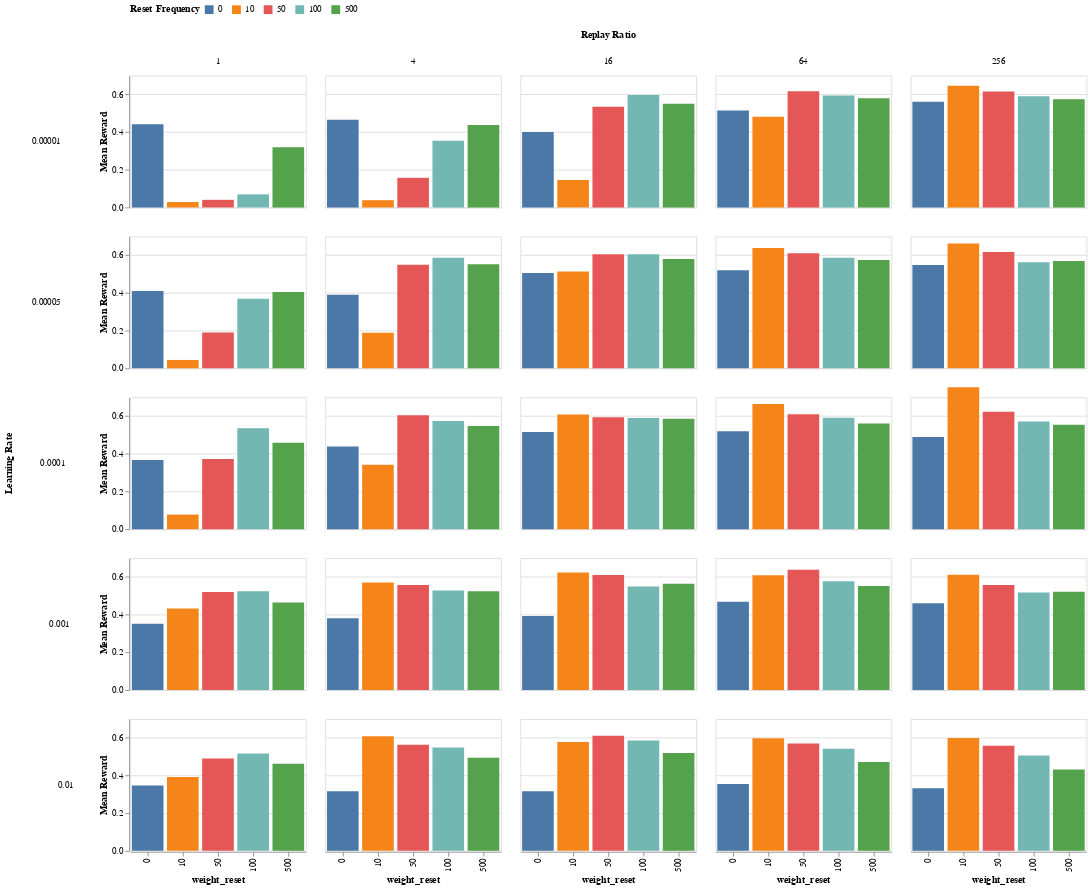

Write notebook code for a chart like this one.
### Code cell
# Alternative way to see full grid search at once. couldnt figure out how to overlay text
alt.Chart(df[df['model'] == 1].groupby(['weight_reset', 'learning_rate', 'replay_ratio']).mean().reset_index(), width=200, height=150).mark_bar().encode(
    alt.Y('reward:Q', title='Mean Reward', scale=alt.Scale(domain=[0, 0.7])),
    alt.X("weight_reset:N"),
    alt.Color("weight_reset:N").title("Reset Frequency").legend(orient="top", titleOrient="left"),
    alt.Row("learning_rate:Q").title("Learning Rate").header(labelAngle=0),
    alt.Column("replay_ratio:N").title("Replay Ratio"),
)

### Figure 1 — Vega-Lite specification as saved in the notebook (floating-point values rounded to 4 significant figures)
{"config": {"view": {"continuousWidth": 300, "continuousHeight": 300}}, "data": {"name": "data-943387713d430c91d5370a2561a7a8be"}, "mark": {"type": "bar"}, "encoding": {"color": {"field": "weight_reset", "legend": {"orient": "top", "titleOrient": "left"}, "title": "Reset Frequency", "type": "nominal"}, "column": {"field": "replay_ratio", "title": "Replay Ratio", "type": "nominal"}, "row": {"field": "learning_rate", "header": {"labelAngle": 0}, "title": "Learning Rate", "type": "quantitative"}, "x": {"field": "weight_reset", "type": "nominal"}, "y": {"field": "reward", "scale": {"domain": [0, 0.7]}, "title": "Mean Reward", "type": "quantitative"}}, "height": 150, "width": 200, "$schema": "https://vega.github.io/schema/vega-lite/v5.16.3.json", "datasets": {"data-943387713d430c91d5370a2561a7a8be": [{"weight_reset": 0, "learning_rate": 1e-05, "replay_ratio": 1, "episode": 500.5, "map": 0.799, "reward": 0.4413, "q_left": 0.2307, "q_down": 0.2609, "q_right": 0.2775, "q_up": 0.2308, "model": 1.0, "trial": 49.5, "batch_size": 16.0}, {"weight_reset": 0, "learning_rate": 1e-05, "replay_ratio": 4, "episode": 500.5, "map": 0.799, "reward": 0.4658, "q_left": 0.1743, "q_down": 0.3038, "q_right": 0.3471, "q_up": 0.1748, "model": 1.0, "trial": 49.5, "batch_size": 16.0}, {"weight_reset": 0, "learning_rate": 1e-05, "replay_ratio": 16, "episode": 500.5, "map": 0.799, "reward": 0.3999, "q_left": 0.1281, "q_down": 0.4315, "q_right": 0.3133, "q_up": 0.127, "model": 1.0, "trial": 49.5, "batch_size": 16.0}, {"weight_reset": 0, "learning_rate": 1e-05, "replay_ratio": 64, "episode": 500.5, "map": 0.799, "reward": 0.515, "q_left": 0.1098, "q_down": 0.4767, "q_right": 0.3205, "q_up": 0.09299, "model": 1.0, "trial": 49.5, "batch_size": 16.0}, {"weight_reset": 0, "learning_rate": 1e-05, "replay_ratio": 256, "episode": 500.5, "map": 0.799, "reward": 0.5609, "q_left": 0.1121, "q_down": 0.4909, "q_right": 0.3131, "q_up": 0.08386, "model": 1.0, "trial": 49.5, "batch_size": 16.0}, {"weight_reset": 0, "learning_rate": 5e-05, "replay_ratio": 1, "episode": 500.5, "map": 0.799, "reward": 0.4099, "q_left": 0.1708, "q_down": 0.3122, "q_right": 0.3469, "q_up": 0.1701, "model": 1.0, "trial": 49.5, "batch_size": 16.0}, {"weight_reset": 0, "learning_rate": 5e-05, "replay_ratio": 4, "episode": 500.5, "map": 0.799, "reward": 0.3911, "q_left": 0.1367, "q_down": 0.4265, "q_right": 0.2928, "q_up": 0.1439, "model": 1.0, "trial": 49.5, "batch_size": 16.0}, {"weight_reset": 0, "learning_rate": 5e-05, "replay_ratio": 16, "episode": 500.5, "map": 0.799, "reward": 0.5061, "q_left": 0.1139, "q_down": 0.471, "q_right": 0.3122, "q_up": 0.1028, "model": 1.0, "trial": 49.5, "batch_size": 16.0}, {"weight_reset": 0, "learning_rate": 5e-05, "replay_ratio": 64, "episode": 500.5, "map": 0.799, "reward": 0.5205, "q_left": 0.1188, "q_down": 0.4831, "q_right": 0.291, "q_up": 0.107, "model": 1.0, "trial": 49.5, "batch_size": 16.0}, {"weight_reset": 0, "learning_rate": 5e-05, "replay_ratio": 256, "episode": 500.5, "map": 0.799, "reward": 0.548, "q_left": 0.09844, "q_down": 0.4868, "q_right": 0.3147, "q_up": 0.1001, "model": 1.0, "trial": 49.5, "batch_size": 16.0}, {"weight_reset": 0, "learning_rate": 0.0001, "replay_ratio": 1, "episode": 500.5, "map": 0.799, "reward": 0.367, "q_left": 0.1557, "q_down": 0.3712, "q_right": 0.3171, "q_up": 0.1559, "model": 1.0, "trial": 49.5, "batch_size": 16.0}, {"weight_reset": 0, "learning_rate": 0.0001, "replay_ratio": 4, "episode": 500.5, "map": 0.799, "reward": 0.4393, "q_left": 0.1324, "q_down": 0.4494, "q_right": 0.2893, "q_up": 0.1289, "model": 1.0, "trial": 49.5, "batch_size": 16.0}, {"weight_reset": 0, "learning_rate": 0.0001, "replay_ratio": 16, "episode": 500.5, "map": 0.799, "reward": 0.5159, "q_left": 0.109, "q_down": 0.4754, "q_right": 0.3006, "q_up": 0.115, "model": 1.0, "trial": 49.5, "batch_size": 16.0}, {"weight_reset": 0, "learning_rate": 0.0001, "replay_ratio": 64, "episode": 500.5, "map": 0.799, "reward": 0.5193, "q_left": 0.1215, "q_down": 0.4825, "q_right": 0.2928, "q_up": 0.1033, "model": 1.0, "trial": 49.5, "batch_size": 16.0}, {"weight_reset": 0, "learning_rate": 0.0001, "replay_ratio": 256, "episode": 500.5, "map": 0.799, "reward": 0.4897, "q_left": 0.117, "q_down": 0.4801, "q_right": 0.2821, "q_up": 0.1208, "model": 1.0, "trial": 49.5, "batch_size": 16.0}, {"weight_reset": 0, "learning_rate": 0.001, "replay_ratio": 1, "episode": 500.5, "map": 0.799, "reward": 0.3519, "q_left": 0.179, "q_down": 0.456, "q_right": 0.2046, "q_up": 0.1603, "model": 1.0, "trial": 49.5, "batch_size": 16.0}, {"weight_reset": 0, "learning_rate": 0.001, "replay_ratio": 4, "episode": 500.5, "map": 0.799, "reward": 0.3805, "q_left": 0.1623, "q_down": 0.4761, "q_right": 0.2053, "q_up": 0.1562, "model": 1.0, "trial": 49.5, "batch_size": 16.0}, {"weight_reset": 0, "learning_rate": 0.001, "replay_ratio": 16, "episode": 500.5, "map": 0.799, "reward": 0.3936, "q_left": 0.1538, "q_down": 0.4852, "q_right": 0.215, "q_up": 0.146, "model": 1.0, "trial": 49.5, "batch_size": 16.0}, {"weight_reset": 0, "learning_rate": 0.001, "replay_ratio": 64, "episode": 500.5, "map": 0.799, "reward": 0.4689, "q_left": 0.1238, "q_down": 0.483, "q_right": 0.2672, "q_up": 0.126, "model": 1.0, "trial": 49.5, "batch_size": 16.0}, {"weight_reset": 0, "learning_rate": 0.001, "replay_ratio": 256, "episode": 500.5, "map": 0.799, "reward": 0.4602, "q_left": 0.1355, "q_down": 0.4839, "q_right": 0.2503, "q_up": 0.1303, "model": 1.0, "trial": 49.5, "batch_size": 16.0}, {"weight_reset": 0, "learning_rate": 0.01, "replay_ratio": 1, "episode": 500.5, "map": 0.799, "reward": 0.347, "q_left": 0.1397, "q_down": 0.5038, "q_right": 0.2114, "q_up": 0.1451, "model": 1.0, "trial": 49.5, "batch_size": 16.0}, {"weight_reset": 0, "learning_rate": 0.01, "replay_ratio": 4, "episode": 500.5, "map": 0.799, "reward": 0.316, "q_left": 0.1347, "q_down": 0.5444, "q_right": 0.1852, "q_up": 0.1356, "model": 1.0, "trial": 49.5, "batch_size": 16.0}, {"weight_reset": 0, "learning_rate": 0.01, "replay_ratio": 16, "episode": 500.5, "map": 0.799, "reward": 0.3168, "q_left": 0.1212, "q_down": 0.5715, "q_right": 0.18, "q_up": 0.1272, "model": 1.0, "trial": 49.5, "batch_size": 16.0}, {"weight_reset": 0, "learning_rate": 0.01, "replay_ratio": 64, "episode": 500.5, "map": 0.799, "reward": 0.3545, "q_left": 0.1126, "q_down": 0.5634, "q_right": 0.21, "q_up": 0.114, "model": 1.0, "trial": 49.5, "batch_size": 16.0}, {"weight_reset": 0, "learning_rate": 0.01, "replay_ratio": 256, "episode": 500.5, "map": 0.799, "reward": 0.3327, "q_left": 0.1208, "q_down": 0.5973, "q_right": 0.1564, "q_up": 0.1255, "model": 1.0, "trial": 49.5, "batch_size": 16.0}, {"weight_reset": 10, "learning_rate": 1e-05, "replay_ratio": 1, "episode": 500.5, "map": 0.799, "reward": 0.02875, "q_left": 0.2498, "q_down": 0.2503, "q_right": 0.2503, "q_up": 0.2497, "model": 1.0, "trial": 49.5, "batch_size": 16.0}, {"weight_reset": 10, "learning_rate": 1e-05, "replay_ratio": 4, "episode": 500.5, "map": 0.799, "reward": 0.03852, "q_left": 0.2488, "q_down": 0.2509, "q_right": 0.2512, "q_up": 0.2491, "model": 1.0, "trial": 49.5, "batch_size": 16.0}, {"weight_reset": 10, "learning_rate": 1e-05, "replay_ratio": 16, "episode": 500.5, "map": 0.799, "reward": 0.1458, "q_left": 0.2465, "q_down": 0.2519, "q_right": 0.2547, "q_up": 0.2469, "model": 1.0, "trial": 49.5, "batch_size": 16.0}, {"weight_reset": 10, "learning_rate": 1e-05, "replay_ratio": 64, "episode": 500.5, "map": 0.799, "reward": 0.4819, "q_left": 0.2363, "q_down": 0.2603, "q_right": 0.267, "q_up": 0.2364, "model": 1.0, "trial": 49.5, "batch_size": 16.0}, {"weight_reset": 10, "learning_rate": 1e-05, "replay_ratio": 256, "episode": 500.5, "map": 0.799, "reward": 0.6458, "q_left": 0.1706, "q_down": 0.3155, "q_right": 0.344, "q_up": 0.1699, "model": 1.0, "trial": 49.5, "batch_size": 16.0}, {"weight_reset": 10, "learning_rate": 5e-05, "replay_ratio": 1, "episode": 500.5, "map": 0.799, "reward": 0.04434, "q_left": 0.2489, "q_down": 0.251, "q_right": 0.2512, "q_up": 0.2489, "model": 1.0, "trial": 49.5, "batch_size": 16.0}, {"weight_reset": 10, "learning_rate": 5e-05, "replay_ratio": 4, "episode": 500.5, "map": 0.799, "reward": 0.1887, "q_left": 0.2458, "q_down": 0.2527, "q_right": 0.2555, "q_up": 0.246, "model": 1.0, "trial": 49.5, "batch_size": 16.0}, {"weight_reset": 10, "learning_rate": 5e-05, "replay_ratio": 16, "episode": 500.5, "map": 0.799, "reward": 0.514, "q_left": 0.2324, "q_down": 0.2629, "q_right": 0.2719, "q_up": 0.2328, "model": 1.0, "trial": 49.5, "batch_size": 16.0}, {"weight_reset": 10, "learning_rate": 5e-05, "replay_ratio": 64, "episode": 500.5, "map": 0.799, "reward": 0.6383, "q_left": 0.1572, "q_down": 0.3336, "q_right": 0.3523, "q_up": 0.157, "model": 1.0, "trial": 49.5, "batch_size": 16.0}, {"weight_reset": 10, "learning_rate": 5e-05, "replay_ratio": 256, "episode": 500.5, "map": 0.799, "reward": 0.6625, "q_left": 0.09664, "q_down": 0.4133, "q_right": 0.393, "q_up": 0.09702, "model": 1.0, "trial": 49.5, "batch_size": 16.0}, {"weight_reset": 10, "learning_rate": 0.0001, "replay_ratio": 1, "episode": 500.5, "map": 0.799, "reward": 0.07743, "q_left": 0.2479, "q_down": 0.2513, "q_right": 0.2529, "q_up": 0.2479, "model": 1.0, "trial": 49.5, "batch_size": 16.0}, {"weight_reset": 10, "learning_rate": 0.0001, "replay_ratio": 4, "episode": 500.5, "map": 0.799, "reward": 0.3418, "q_left": 0.243, "q_down": 0.2553, "q_right": 0.2592, "q_up": 0.2425, "model": 1.0, "trial": 49.5, "batch_size": 16.0}, {"weight_reset": 10, "learning_rate": 0.0001, "replay_ratio": 16, "episode": 500.5, "map": 0.799, "reward": 0.6081, "q_left": 0.2049, "q_down": 0.2813, "q_right": 0.3094, "q_up": 0.2044, "model": 1.0, "trial": 49.5, "batch_size": 16.0}, {"weight_reset": 10, "learning_rate": 0.0001, "replay_ratio": 64, "episode": 500.5, "map": 0.799, "reward": 0.6642, "q_left": 0.1171, "q_down": 0.3833, "q_right": 0.3821, "q_up": 0.1176, "model": 1.0, "trial": 49.5, "batch_size": 16.0}, {"weight_reset": 10, "learning_rate": 0.0001, "replay_ratio": 256, "episode": 500.5, "map": 0.799, "reward": 0.7533, "q_left": 0.06754, "q_down": 0.4318, "q_right": 0.4333, "q_up": 0.06737, "model": 1.0, "trial": 49.5, "batch_size": 16.0}, {"weight_reset": 10, "learning_rate": 0.001, "replay_ratio": 1, "episode": 500.5, "map": 0.799, "reward": 0.4324, "q_left": 0.2331, "q_down": 0.2625, "q_right": 0.2716, "q_up": 0.2328, "model": 1.0, "trial": 49.5, "batch_size": 16.0}, {"weight_reset": 10, "learning_rate": 0.001, "replay_ratio": 4, "episode": 500.5, "map": 0.799, "reward": 0.571, "q_left": 0.1648, "q_down": 0.3264, "q_right": 0.3446, "q_up": 0.1642, "model": 1.0, "trial": 49.5, "batch_size": 16.0}, {"weight_reset": 10, "learning_rate": 0.001, "replay_ratio": 16, "episode": 500.5, "map": 0.799, "reward": 0.6233, "q_left": 0.103, "q_down": 0.4107, "q_right": 0.383, "q_up": 0.1033, "model": 1.0, "trial": 49.5, "batch_size": 16.0}, {"weight_reset": 10, "learning_rate": 0.001, "replay_ratio": 64, "episode": 500.5, "map": 0.799, "reward": 0.609, "q_left": 0.105, "q_down": 0.431, "q_right": 0.361, "q_up": 0.103, "model": 1.0, "trial": 49.5, "batch_size": 16.0}, {"weight_reset": 10, "learning_rate": 0.001, "replay_ratio": 256, "episode": 500.5, "map": 0.799, "reward": 0.6121, "q_left": 0.1051, "q_down": 0.4304, "q_right": 0.3544, "q_up": 0.1101, "model": 1.0, "trial": 49.5, "batch_size": 16.0}, {"weight_reset": 10, "learning_rate": 0.01, "replay_ratio": 1, "episode": 500.5, "map": 0.799, "reward": 0.3927, "q_left": 0.1603, "q_down": 0.3699, "q_right": 0.309, "q_up": 0.1608, "model": 1.0, "trial": 49.5, "batch_size": 16.0}, {"weight_reset": 10, "learning_rate": 0.01, "replay_ratio": 4, "episode": 500.5, "map": 0.799, "reward": 0.6083, "q_left": 0.09193, "q_down": 0.4107, "q_right": 0.4047, "q_up": 0.09262, "model": 1.0, "trial": 49.5, "batch_size": 16.0}, {"weight_reset": 10, "learning_rate": 0.01, "replay_ratio": 16, "episode": 500.5, "map": 0.799, "reward": 0.5776, "q_left": 0.1041, "q_down": 0.4268, "q_right": 0.3631, "q_up": 0.1061, "model": 1.0, "trial": 49.5, "batch_size": 16.0}, {"weight_reset": 10, "learning_rate": 0.01, "replay_ratio": 64, "episode": 500.5, "map": 0.799, "reward": 0.5978, "q_left": 0.09802, "q_down": 0.4427, "q_right": 0.3579, "q_up": 0.1014, "model": 1.0, "trial": 49.5, "batch_size": 16.0}, {"weight_reset": 10, "learning_rate": 0.01, "replay_ratio": 256, "episode": 500.5, "map": 0.799, "reward": 0.5995, "q_left": 0.09243, "q_down": 0.4473, "q_right": 0.3572, "q_up": 0.1031, "model": 1.0, "trial": 49.5, "batch_size": 16.0}, {"weight_reset": 50, "learning_rate": 1e-05, "replay_ratio": 1, "episode": 500.5, "map": 0.799, "reward": 0.04038, "q_left": 0.2484, "q_down": 0.2514, "q_right": 0.2511, "q_up": 0.2491, "model": 1.0, "trial": 49.5, "batch_size": 16.0}, {"weight_reset": 50, "learning_rate": 1e-05, "replay_ratio": 4, "episode": 500.5, "map": 0.799, "reward": 0.1574, "q_left": 0.2466, "q_down": 0.252, "q_right": 0.2551, "q_up": 0.2463, "model": 1.0, "trial": 49.5, "batch_size": 16.0}, {"weight_reset": 50, "learning_rate": 1e-05, "replay_ratio": 16, "episode": 500.5, "map": 0.799, "reward": 0.5352, "q_left": 0.2255, "q_down": 0.2667, "q_right": 0.281, "q_up": 0.2268, "model": 1.0, "trial": 49.5, "batch_size": 16.0}, {"weight_reset": 50, "learning_rate": 1e-05, "replay_ratio": 64, "episode": 500.5, "map": 0.799, "reward": 0.6171, "q_left": 0.146, "q_down": 0.3366, "q_right": 0.3708, "q_up": 0.1467, "model": 1.0, "trial": 49.5, "batch_size": 16.0}, {"weight_reset": 50, "learning_rate": 1e-05, "replay_ratio": 256, "episode": 500.5, "map": 0.799, "reward": 0.615, "q_left": 0.0897, "q_down": 0.4285, "q_right": 0.3901, "q_up": 0.0917, "model": 1.0, "trial": 49.5, "batch_size": 16.0}, {"weight_reset": 50, "learning_rate": 5e-05, "replay_ratio": 1, "episode": 500.5, "map": 0.799, "reward": 0.1904, "q_left": 0.2464, "q_down": 0.253, "q_right": 0.2553, "q_up": 0.2452, "model": 1.0, "trial": 49.5, "batch_size": 16.0}, {"weight_reset": 50, "learning_rate": 5e-05, "replay_ratio": 4, "episode": 500.5, "map": 0.799, "reward": 0.5499, "q_left": 0.2199, "q_down": 0.2709, "q_right": 0.2905, "q_up": 0.2187, "model": 1.0, "trial": 49.5, "batch_size": 16.0}, {"weight_reset": 50, "learning_rate": 5e-05, "replay_ratio": 16, "episode": 500.5, "map": 0.799, "reward": 0.6051, "q_left": 0.1341, "q_down": 0.3581, "q_right": 0.3732, "q_up": 0.1346, "model": 1.0, "trial": 49.5, "batch_size": 16.0}, {"weight_reset": 50, "learning_rate": 5e-05, "replay_ratio": 64, "episode": 500.5, "map": 0.799, "reward": 0.6111, "q_left": 0.08864, "q_down": 0.4372, "q_right": 0.3853, "q_up": 0.08888, "model": 1.0, "trial": 49.5, "batch_size": 16.0}, {"weight_reset": 50, "learning_rate": 5e-05, "replay_ratio": 256, "episode": 500.5, "map": 0.799, "reward": 0.6172, "q_left": 0.08211, "q_down": 0.4668, "q_right": 0.3754, "q_up": 0.0757, "model": 1.0, "trial": 49.5, "batch_size": 16.0}, {"weight_reset": 50, "learning_rate": 0.0001, "replay_ratio": 1, "episode": 500.5, "map": 0.799, "reward": 0.3719, "q_left": 0.239, "q_down": 0.2577, "q_right": 0.2641, "q_up": 0.2392, "model": 1.0, "trial": 49.5, "batch_size": 16.0}, {"weight_reset": 50, "learning_rate": 0.0001, "replay_ratio": 4, "episode": 500.5, "map": 0.799, "reward": 0.6048, "q_left": 0.18, "q_down": 0.2982, "q_right": 0.3415, "q_up": 0.1802, "model": 1.0, "trial": 49.5, "batch_size": 16.0}, {"weight_reset": 50, "learning_rate": 0.0001, "replay_ratio": 16, "episode": 500.5, "map": 0.799, "reward": 0.5945, "q_left": 0.1093, "q_down": 0.4014, "q_right": 0.3797, "q_up": 0.1095, "model": 1.0, "trial": 49.5, "batch_size": 16.0}, {"weight_reset": 50, "learning_rate": 0.0001, "replay_ratio": 64, "episode": 500.5, "map": 0.799, "reward": 0.6097, "q_left": 0.08549, "q_down": 0.4516, "q_right": 0.3789, "q_up": 0.08396, "model": 1.0, "trial": 49.5, "batch_size": 16.0}, {"weight_reset": 50, "learning_rate": 0.0001, "replay_ratio": 256, "episode": 500.5, "map": 0.799, "reward": 0.6233, "q_left": 0.08048, "q_down": 0.4656, "q_right": 0.3785, "q_up": 0.07547, "model": 1.0, "trial": 49.5, "batch_size": 16.0}, {"weight_reset": 50, "learning_rate": 0.001, "replay_ratio": 1, "episode": 500.5, "map": 0.799, "reward": 0.5205, "q_left": 0.1472, "q_down": 0.3501, "q_right": 0.3554, "q_up": 0.1473, "model": 1.0, "trial": 49.5, "batch_size": 16.0}, {"weight_reset": 50, "learning_rate": 0.001, "replay_ratio": 4, "episode": 500.5, "map": 0.799, "reward": 0.5576, "q_left": 0.1007, "q_down": 0.4302, "q_right": 0.3681, "q_up": 0.101, "model": 1.0, "trial": 49.5, "batch_size": 16.0}, {"weight_reset": 50, "learning_rate": 0.001, "replay_ratio": 16, "episode": 500.5, "map": 0.799, "reward": 0.6105, "q_left": 0.07845, "q_down": 0.4617, "q_right": 0.3814, "q_up": 0.07844, "model": 1.0, "trial": 49.5, "batch_size": 16.0}, {"weight_reset": 50, "learning_rate": 0.001, "replay_ratio": 64, "episode": 500.5, "map": 0.799, "reward": 0.6386, "q_left": 0.07444, "q_down": 0.4724, "q_right": 0.3769, "q_up": 0.07625, "model": 1.0, "trial": 49.5, "batch_size": 16.0}, {"weight_reset": 50, "learning_rate": 0.001, "replay_ratio": 256, "episode": 500.5, "map": 0.799, "reward": 0.557, "q_left": 0.1086, "q_down": 0.4703, "q_right": 0.3154, "q_up": 0.1057, "model": 1.0, "trial": 49.5, "batch_size": 16.0}, {"weight_reset": 50, "learning_rate": 0.01, "replay_ratio": 1, "episode": 500.5, "map": 0.799, "reward": 0.4911, "q_left": 0.1049, "q_down": 0.4363, "q_right": 0.3545, "q_up": 0.1043, "model": 1.0, "trial": 49.5, "batch_size": 16.0}, {"weight_reset": 50, "learning_rate": 0.01, "replay_ratio": 4, "episode": 500.5, "map": 0.799, "reward": 0.5635, "q_left": 0.08366, "q_down": 0.454, "q_right": 0.3779, "q_up": 0.08447, "model": 1.0, "trial": 49.5, "batch_size": 16.0}, {"weight_reset": 50, "learning_rate": 0.01, "replay_ratio": 16, "episode": 500.5, "map": 0.799, "reward": 0.6111, "q_left": 0.07422, "q_down": 0.4619, "q_right": 0.3893, "q_up": 0.07467, "model": 1.0, "trial": 49.5, "batch_size": 16.0}, {"weight_reset": 50, "learning_rate": 0.01, "replay_ratio": 64, "episode": 500.5, "map": 0.799, "reward": 0.5703, "q_left": 0.09049, "q_down": 0.4803, "q_right": 0.343, "q_up": 0.0862, "model": 1.0, "trial": 49.5, "batch_size": 16.0}, {"weight_reset": 50, "learning_rate": 0.01, "replay_ratio": 256, "episode": 500.5, "map": 0.799, "reward": 0.5577, "q_left": 0.09254, "q_down": 0.4807, "q_right": 0.3329, "q_up": 0.09381, "model": 1.0, "trial": 49.5, "batch_size": 16.0}, {"weight_reset": 100, "learning_rate": 1e-05, "replay_ratio": 1, "episode": 500.5, "map": 0.799, "reward": 0.06946, "q_left": 0.2485, "q_down": 0.2515, "q_right": 0.2517, "q_up": 0.2482, "model": 1.0, "trial": 49.5, "batch_size": 16.0}, {"weight_reset": 100, "learning_rate": 1e-05, "replay_ratio": 4, "episode": 500.5, "map": 0.799, "reward": 0.3541, "q_left": 0.2395, "q_down": 0.2567, "q_right": 0.2635, "q_up": 0.2404, "model": 1.0, "trial": 49.5, "batch_size": 16.0}, {"weight_reset": 100, "learning_rate": 1e-05, "replay_ratio": 16, "episode": 500.5, "map": 0.799, "reward": 0.5971, "q_left": 0.1923, "q_down": 0.2834, "q_right": 0.3314, "q_up": 0.1929, "model": 1.0, "trial": 49.5, "batch_size": 16.0}, {"weight_reset": 100, "learning_rate": 1e-05, "replay_ratio": 64, "episode": 500.5, "map": 0.799, "reward": 0.5948, "q_left": 0.1112, "q_down": 0.3922, "q_right": 0.3857, "q_up": 0.1109, "model": 1.0, "trial": 49.5, "batch_size": 16.0}, {"weight_reset": 100, "learning_rate": 1e-05, "replay_ratio": 256, "episode": 500.5, "map": 0.799, "reward": 0.5899, "q_left": 0.08468, "q_down": 0.4555, "q_right": 0.3767, "q_up": 0.08316, "model": 1.0, "trial": 49.5, "batch_size": 16.0}, {"weight_reset": 100, "learning_rate": 5e-05, "replay_ratio": 1, "episode": 500.5, "map": 0.799, "reward": 0.3694, "q_left": 0.2388, "q_down": 0.2568, "q_right": 0.2651, "q_up": 0.2393, "model": 1.0, "trial": 49.5, "batch_size": 16.0}, {"weight_reset": 100, "learning_rate": 5e-05, "replay_ratio": 4, "episode": 500.5, "map": 0.799, "reward": 0.5872, "q_left": 0.1797, "q_down": 0.2949, "q_right": 0.3454, "q_up": 0.18, "model": 1.0, "trial": 49.5, "batch_size": 16.0}, {"weight_reset": 100, "learning_rate": 5e-05, "replay_ratio": 16, "episode": 500.5, "map": 0.799, "reward": 0.6054, "q_left": 0.1038, "q_down": 0.402, "q_right": 0.3901, "q_up": 0.1041, "model": 1.0, "trial": 49.5, "batch_size": 16.0}, {"weight_reset": 100, "learning_rate": 5e-05, "replay_ratio": 64, "episode": 500.5, "map": 0.799, "reward": 0.5865, "q_left": 0.09109, "q_down": 0.4534, "q_right": 0.3694, "q_up": 0.08603, "model": 1.0, "trial": 49.5, "batch_size": 16.0}, {"weight_reset": 100, "learning_rate": 5e-05, "replay_ratio": 256, "episode": 500.5, "map": 0.799, "reward": 0.5629, "q_left": 0.09687, "q_down": 0.4746, "q_right": 0.3408, "q_up": 0.08769, "model": 1.0, "trial": 49.5, "batch_size": 16.0}, {"weight_reset": 100, "learning_rate": 0.0001, "replay_ratio": 1, "episode": 500.5, "map": 0.799, "reward": 0.5363, "q_left": 0.2191, "q_down": 0.2697, "q_right": 0.2917, "q_up": 0.2195, "model": 1.0, "trial": 49.5, "batch_size": 16.0}, {"weight_reset": 100, "learning_rate": 0.0001, "replay_ratio": 4, "episode": 500.5, "map": 0.799, "reward": 0.5737, "q_left": 0.1399, "q_down": 0.3499, "q_right": 0.3708, "q_up": 0.1394, "model": 1.0, "trial": 49.5, "batch_size": 16.0}, {"weight_reset": 100, "learning_rate": 0.0001, "replay_ratio": 16, "episode": 500.5, "map": 0.799, "reward": 0.5896, "q_left": 0.08824, "q_down": 0.4361, "q_right": 0.3822, "q_up": 0.09341, "model": 1.0, "trial": 49.5, "batch_size": 16.0}, {"weight_reset": 100, "learning_rate": 0.0001, "replay_ratio": 64, "episode": 500.5, "map": 0.799, "reward": 0.5909, "q_left": 0.0875, "q_down": 0.4637, "q_right": 0.3664, "q_up": 0.08247, "model": 1.0, "trial": 49.5, "batch_size": 16.0}, {"weight_reset": 100, "learning_rate": 0.0001, "replay_ratio": 256, "episode": 500.5, "map": 0.799, "reward": 0.5711, "q_left": 0.08649, "q_down": 0.4764, "q_right": 0.3437, "q_up": 0.09346, "model": 1.0, "trial": 49.5, "batch_size": 16.0}, {"weight_reset": 100, "learning_rate": 0.001, "replay_ratio": 1, "episode": 500.5, "map": 0.799, "reward": 0.5246, "q_left": 0.118, "q_down": 0.3948, "q_right": 0.3705, "q_up": 0.1166, "model": 1.0, "trial": 49.5, "batch_size": 16.0}, {"weight_reset": 100, "learning_rate": 0.001, "replay_ratio": 4, "episode": 500.5, "map": 0.799, "reward": 0.5287, "q_left": 0.09997, "q_down": 0.4481, "q_right": 0.3509, "q_up": 0.101, "model": 1.0, "trial": 49.5, "batch_size": 16.0}, {"weight_reset": 100, "learning_rate": 0.001, "replay_ratio": 16, "episode": 500.5, "map": 0.799, "reward": 0.5496, "q_left": 0.09396, "q_down": 0.4676, "q_right": 0.3436, "q_up": 0.09493, "model": 1.0, "trial": 49.5, "batch_size": 16.0}, {"weight_reset": 100, "learning_rate": 0.001, "replay_ratio": 64, "episode": 500.5, "map": 0.799, "reward": 0.5773, "q_left": 0.0882, "q_down": 0.4758, "q_right": 0.3426, "q_up": 0.09336, "model": 1.0, "trial": 49.5, "batch_size": 16.0}, {"weight_reset": 100, "learning_rate": 0.001, "replay_ratio": 256, "episode": 500.5, "map": 0.799, "reward": 0.5179, "q_left": 0.1143, "q_down": 0.4765, "q_right": 0.2968, "q_up": 0.1125, "model": 1.0, "trial": 49.5, "batch_size": 16.0}, {"weight_reset": 100, "learning_rate": 0.01, "replay_ratio": 1, "episode": 500.5, "map": 0.799, "reward": 0.5171, "q_left": 0.08773, "q_down": 0.4607, "q_right": 0.3616, "q_up": 0.08997, "model": 1.0, "trial": 49.5, "batch_size": 16.0}, {"weight_reset": 100, "learning_rate": 0.01, "replay_ratio": 4, "episode": 500.5, "map": 0.799, "reward": 0.5493, "q_left": 0.08407, "q_down": 0.4733, "q_right": 0.3606, "q_up": 0.08206, "model": 1.0, "trial": 49.5, "batch_size": 16.0}, {"weight_reset": 100, "learning_rate": 0.01, "replay_ratio": 16, "episode": 500.5, "map": 0.799, "reward": 0.5865, "q_left": 0.06966, "q_down": 0.4817, "q_right": 0.3751, "q_up": 0.07355, "model": 1.0, "trial": 49.5, "batch_size": 16.0}, {"weight_reset": 100, "learning_rate": 0.01, "replay_ratio": 64, "episode": 500.5, "map": 0.799, "reward": 0.5417, "q_left": 0.08927, "q_down": 0.4918, "q_right": 0.3286, "q_up": 0.09033, "model": 1.0, "trial": 49.5, "batch_size": 16.0}, {"weight_reset": 100, "learning_rate": 0.01, "replay_ratio": 256, "episode": 500.5, "map": 0.799, "reward": 0.5064, "q_left": 0.102, "q_down": 0.4927, "q_right": 0.3042, "q_up": 0.1011, "model": 1.0, "trial": 49.5, "batch_size": 16.0}, {"weight_reset": 500, "learning_rate": 1e-05, "replay_ratio": 1, "episode": 500.5, "map": 0.799, "reward": 0.3197, "q_left": 0.2422, "q_down": 0.2518, "q_right": 0.2647, "q_up": 0.2414, "model": 1.0, "trial": 49.5, "batch_size": 16.0}, {"weight_reset": 500, "learning_rate": 1e-05, "replay_ratio": 4, "episode": 500.5, "map": 0.799, "reward": 0.4377, "q_left": 0.1975, "q_down": 0.274, "q_right": 0.3289, "q_up": 0.1996, "model": 1.0, "trial": 49.5, "batch_size": 16.0}, {"weight_reset": 500, "learning_rate": 1e-05, "replay_ratio": 16, "episode": 500.5, "map": 0.799, "reward": 0.5509, "q_left": 0.1084, "q_down": 0.4118, "q_right": 0.3761, "q_up": 0.1037, "model": 1.0, "trial": 49.5, "batch_size": 16.0}, {"weight_reset": 500, "learning_rate": 1e-05, "replay_ratio": 64, "episode": 500.5, "map": 0.799, "reward": 0.58, "q_left": 0.1018, "q_down": 0.4678, "q_right": 0.3476, "q_up": 0.08275, "model": 1.0, "trial": 49.5, "batch_size": 16.0}, {"weight_reset": 500, "learning_rate": 1e-05, "replay_ratio": 256, "episode": 500.5, "map": 0.799, "reward": 0.5749, "q_left": 0.07998, "q_down": 0.4862, "q_right": 0.3279, "q_up": 0.1059, "model": 1.0, "trial": 49.5, "batch_size": 16.0}, {"weight_reset": 500, "learning_rate": 5e-05, "replay_ratio": 1, "episode": 500.5, "map": 0.799, "reward": 0.4051, "q_left": 0.1934, "q_down": 0.2815, "q_right": 0.3309, "q_up": 0.1942, "model": 1.0, "trial": 49.5, "batch_size": 16.0}, {"weight_reset": 500, "learning_rate": 5e-05, "replay_ratio": 4, "episode": 500.5, "map": 0.799, "reward": 0.5529, "q_left": 0.1071, "q_down": 0.4165, "q_right": 0.3736, "q_up": 0.1028, "model": 1.0, "trial": 49.5, "batch_size": 16.0}, {"weight_reset": 500, "learning_rate": 5e-05, "replay_ratio": 16, "episode": 500.5, "map": 0.799, "reward": 0.58, "q_left": 0.09252, "q_down": 0.4638, "q_right": 0.3512, "q_up": 0.09253, "model": 1.0, "trial": 49.5, "batch_size": 16.0}, {"weight_reset": 500, "learning_rate": 5e-05, "replay_ratio": 64, "episode": 500.5, "map": 0.799, "reward": 0.5749, "q_left": 0.084, "q_down": 0.4802, "q_right": 0.3296, "q_up": 0.1062, "model": 1.0, "trial": 49.5, "batch_size": 16.0}, {"weight_reset": 500, "learning_rate": 5e-05, "replay_ratio": 256, "episode": 500.5, "map": 0.799, "reward": 0.5691, "q_left": 0.09174, "q_down": 0.4818, "q_right": 0.3255, "q_up": 0.101, "model": 1.0, "trial": 49.5, "batch_size": 16.0}, {"weight_reset": 500, "learning_rate": 0.0001, "replay_ratio": 1, "episode": 500.5, "map": 0.799, "reward": 0.4586, "q_left": 0.1469, "q_down": 0.3482, "q_right": 0.3565, "q_up": 0.1485, "model": 1.0, "trial": 49.5, "batch_size": 16.0}, {"weight_reset": 500, "learning_rate": 0.0001, "replay_ratio": 4, "episode": 500.5, "map": 0.799, "reward": 0.5478, "q_left": 0.1052, "q_down": 0.4415, "q_right": 0.3519, "q_up": 0.1014, "model": 1.0, "trial": 49.5, "batch_size": 16.0}, {"weight_reset": 500, "learning_rate": 0.0001, "replay_ratio": 16, "episode": 500.5, "map": 0.799, "reward": 0.5865, "q_left": 0.09508, "q_down": 0.4742, "q_right": 0.3516, "q_up": 0.07908, "model": 1.0, "trial": 49.5, "batch_size": 16.0}, {"weight_reset": 500, "learning_rate": 0.0001, "replay_ratio": 64, "episode": 500.5, "map": 0.799, "reward": 0.561, "q_left": 0.08686, "q_down": 0.4831, "q_right": 0.324, "q_up": 0.106, "model": 1.0, "trial": 49.5, "batch_size": 16.0}, {"weight_reset": 500, "learning_rate": 0.0001, "replay_ratio": 256, "episode": 500.5, "map": 0.799, "reward": 0.5537, "q_left": 0.1079, "q_down": 0.48, "q_right": 0.3136, "q_up": 0.09848, "model": 1.0, "trial": 49.5, "batch_size": 16.0}, {"weight_reset": 500, "learning_rate": 0.001, "replay_ratio": 1, "episode": 500.5, "map": 0.799, "reward": 0.4646, "q_left": 0.122, "q_down": 0.4541, "q_right": 0.2958, "q_up": 0.1281, "model": 1.0, "trial": 49.5, "batch_size": 16.0}, {"weight_reset": 500, "learning_rate": 0.001, "replay_ratio": 4, "episode": 500.5, "map": 0.799, "reward": 0.5244, "q_left": 0.1043, "q_down": 0.4756, "q_right": 0.3115, "q_up": 0.1086, "model": 1.0, "trial": 49.5, "batch_size": 16.0}, {"weight_reset": 500, "learning_rate": 0.001, "replay_ratio": 16, "episode": 500.5, "map": 0.799, "reward": 0.5638, "q_left": 0.09479, "q_down": 0.477, "q_right": 0.3251, "q_up": 0.1031, "model": 1.0, "trial": 49.5, "batch_size": 16.0}, {"weight_reset": 500, "learning_rate": 0.001, "replay_ratio": 64, "episode": 500.5, "map": 0.799, "reward": 0.5517, "q_left": 0.09772, "q_down": 0.4775, "q_right": 0.3207, "q_up": 0.1041, "model": 1.0, "trial": 49.5, "batch_size": 16.0}, {"weight_reset": 500, "learning_rate": 0.001, "replay_ratio": 256, "episode": 500.5, "map": 0.799, "reward": 0.5223, "q_left": 0.117, "q_down": 0.4819, "q_right": 0.2903, "q_up": 0.1108, "model": 1.0, "trial": 49.5, "batch_size": 16.0}, {"weight_reset": 500, "learning_rate": 0.01, "replay_ratio": 1, "episode": 500.5, "map": 0.799, "reward": 0.4623, "q_left": 0.1202, "q_down": 0.4871, "q_right": 0.2785, "q_up": 0.1143, "model": 1.0, "trial": 49.5, "batch_size": 16.0}, {"weight_reset": 500, "learning_rate": 0.01, "replay_ratio": 4, "episode": 500.5, "map": 0.799, "reward": 0.4942, "q_left": 0.108, "q_down": 0.4931, "q_right": 0.291, "q_up": 0.1078, "model": 1.0, "trial": 49.5, "batch_size": 16.0}, {"weight_reset": 500, "learning_rate": 0.01, "replay_ratio": 16, "episode": 500.5, "map": 0.799, "reward": 0.5193, "q_left": 0.09688, "q_down": 0.4981, "q_right": 0.31, "q_up": 0.095, "model": 1.0, "trial": 49.5, "batch_size": 16.0}, {"weight_reset": 500, "learning_rate": 0.01, "replay_ratio": 64, "episode": 500.5, "map": 0.799, "reward": 0.4724, "q_left": 0.1065, "q_down": 0.5069, "q_right": 0.2813, "q_up": 0.1052, "model": 1.0, "trial": 49.5, "batch_size": 16.0}, {"weight_reset": 500, "learning_rate": 0.01, "replay_ratio": 256, "episode": 500.5, "map": 0.799, "reward": 0.4317, "q_left": 0.1203, "q_down": 0.5087, "q_right": 0.2553, "q_up": 0.1157, "model": 1.0, "trial": 49.5, "batch_size": 16.0}]}}
